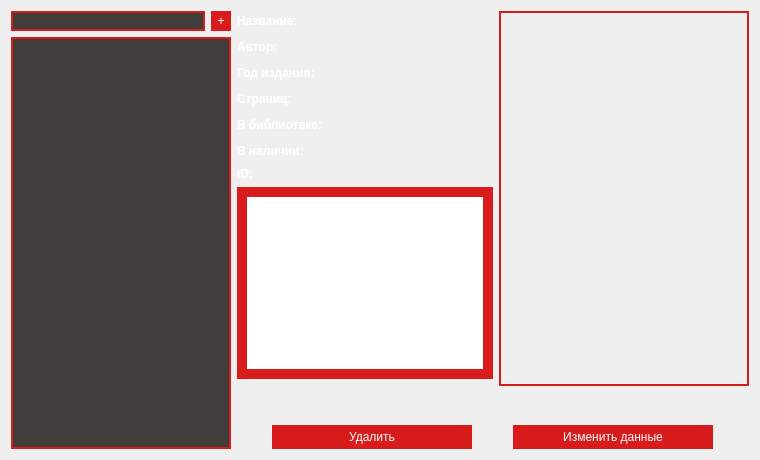
      <widget class="QWidget" name="tab_book">
       <attribute name="title">
        <string>Книги</string>
       </attribute>
       <layout class="QHBoxLayout" name="horizontalLayout_2">
        <item>
         <layout class="QVBoxLayout" name="listLayout_Book">
          <property name="spacing">
           <number>6</number>
          </property>
          <item>
           <layout class="QHBoxLayout" name="horizontalLayout_7">
            <item>
             <widget class="QLineEdit" name="lineSearch_Book">
              <property name="maximumSize">
               <size>
                <width>195</width>
                <height>16777215</height>
               </size>
              </property>
              <property name="styleSheet">
               <string notr="true">QLineEdit {
border-width:2px;
border-color: #d81b1b;
border-style: solid;
font: 10pt &quot;Tahoma&quot;;
color: white;
selection-color: white;
selection-background-color: #d81b1b;
background-color: #403D3A;
}</string>
              </property>
             </widget>
            </item>
            <item>
             <widget class="QPushButton" name="pushButton_NewBook">
              <property name="minimumSize">
               <size>
                <width>20</width>
                <height>20</height>
               </size>
              </property>
              <property name="maximumSize">
               <size>
                <width>20</width>
                <height>20</height>
               </size>
              </property>
              <property name="styleSheet">
               <string notr="true">QPushButton {
background-color: #d81b1b;
border-width:0px;
border-color: #3a3633;
border-style: solid;
padding: 5px;
padding-left: 5px;
padding-right: 5px;
font: 10pt &quot;Tahoma&quot;;
color: white;
}
QPushButton:pressed {
background-color:rgba(255,255,255,.2);
}
QPushButton:hover { background: rgb(255,37,37); }
QPushButton:disabled {
 background:#1A1A1A; 
color:#9B9B9B;
}</string>
              </property>
              <property name="text">
               <string>+</string>
              </property>
             </widget>
            </item>
           </layout>
          </item>
          <item>
           <widget class="QListWidget" name="listWidget_Book">
            <property name="maximumSize">
             <size>
              <width>220</width>
              <height>16777215</height>
             </size>
            </property>
            <property name="styleSheet">
             <string notr="true">QListWidget {
border-width:2px;
border-color: #d81b1b;
border-style: solid;
padding: 2px;
padding-left: 2px;
padding-right: 2px;
background-color: #403D3A;
font: 10pt &quot;Tahoma&quot;;
color: white;
}
QListWidget:item:selected {
background-color: #d81b1b;
color:white
}
QListWidget:item:hover {
background-color: #E96060;
color:white
}

QListWidget::item:selected:!active{
background-color: #FF8181;
color:white
}

QScrollBar:horizontal{
    border: 2px solid grey;
    background: #FF8181;
    height: 12px;
    margin: 0 10px 0 10px;
}
QScrollBar::handle:horizontal, QScrollBar::handle:vertical  {
    background: #d81b1b;
    min-width: 5px;
}
QScrollBar::add-line:horizontal  {
    border: 2px solid grey;
    background: #3a3633;
    width: 5px;
    subcontrol-position: top;
    subcontrol-origin: margin;
}

QScrollBar::sub-line:horizontal  {
    border: 2px solid grey;
    background: #403D3A;
    width: 5px;
    subcontrol-position:bottom;
    subcontrol-origin: margin;
}

QScrollBar:vertical{
    border: 2px solid grey;
    background: #FF8181;
    width: 12px;
    margin: 10px 0 10px 0;
}

QScrollBar::add-line:vertical  {
    border: 2px solid grey;
    background: #403D3A;
    height: 5px;
    subcontrol-position: right;
    subcontrol-origin: margin;
}

QScrollBar::sub-line:vertical  {
    border: 2px solid grey;
    background: #3a3633;
    height: 5px;
    subcontrol-position: left;
    subcontrol-origin: margin;
}</string>
            </property>
           </widget>
          </item>
         </layout>
        </item>
        <item>
         <layout class="QVBoxLayout" name="verticalLayout">
          <item>
           <layout class="QHBoxLayout" name="horizontalLayout_3">
            <item>
             <layout class="QVBoxLayout" name="verticalLayout_Book">
              <item>
               <layout class="QHBoxLayout" name="nameLayout_Book">
                <item>
                 <widget class="QLabel" name="lbl_name_Book">
                  <property name="minimumSize">
                   <size>
                    <width>0</width>
                    <height>20</height>
                   </size>
                  </property>
                  <property name="maximumSize">
                   <size>
                    <width>65</width>
                    <height>20</height>
                   </size>
                  </property>
                  <property name="font">
                   <font>
                    <family>Tahoma</family>
                    <pointsize>9</pointsize>
                    <weight>75</weight>
                    <italic>false</italic>
                    <bold>true</bold>
                   </font>
                  </property>
                  <property name="styleSheet">
                   <string notr="true">QLabel {
font: bold 9pt  &quot;Tahoma&quot;;
color: white;
}</string>
                  </property>
                  <property name="text">
                   <string>Название:</string>
                  </property>
                 </widget>
                </item>
                <item>
                 <widget class="QLabel" name="lbl_name_info_Book">
                  <property name="minimumSize">
                   <size>
                    <width>0</width>
                    <height>20</height>
                   </size>
                  </property>
                  <property name="maximumSize">
                   <size>
                    <width>16777215</width>
                    <height>20</height>
                   </size>
                  </property>
                  <property name="styleSheet">
                   <string notr="true">QLabel {
font: 9pt  &quot;Tahoma&quot;;
color: white;
}</string>
                  </property>
                  <property name="text">
                   <string/>
                  </property>
                 </widget>
                </item>
               </layout>
              </item>
              <item>
               <layout class="QHBoxLayout" name="authorLayout">
                <item>
                 <widget class="QLabel" name="lbl_author">
                  <property name="minimumSize">
                   <size>
                    <width>0</width>
                    <height>20</height>
                   </size>
                  </property>
                  <property name="maximumSize">
                   <size>
                    <width>45</width>
                    <height>20</height>
                   </size>
                  </property>
                  <property name="font">
                   <font>
                    <family>Tahoma</family>
                    <pointsize>9</pointsize>
                    <weight>75</weight>
                    <italic>false</italic>
                    <bold>true</bold>
                   </font>
                  </property>
                  <property name="styleSheet">
                   <string notr="true">QLabel {
font: bold 9pt  &quot;Tahoma&quot;;
color: white;
}</string>
                  </property>
                  <property name="text">
                   <string>Автор:</string>
                  </property>
                 </widget>
                </item>
                <item>
                 <widget class="QLabel" name="lbl_author_info">
                  <property name="minimumSize">
                   <size>
                    <width>0</width>
                    <height>20</height>
                   </size>
                  </property>
                  <property name="maximumSize">
                   <size>
                    <width>16777215</width>
                    <height>20</height>
                   </size>
                  </property>
                  <property name="styleSheet">
                   <string notr="true">QLabel {
font: 9pt  &quot;Tahoma&quot;;
color: white;
}</string>
                  </property>
                  <property name="text">
                   <string/>
                  </property>
                 </widget>
                </item>
               </layout>
              </item>
              <item>
               <layout class="QHBoxLayout" name="publicationLayout">
                <item>
                 <widget class="QLabel" name="lbl_publication">
                  <property name="minimumSize">
                   <size>
                    <width>85</width>
                    <height>20</height>
                   </size>
                  </property>
                  <property name="maximumSize">
                   <size>
                    <width>85</width>
                    <height>20</height>
                   </size>
                  </property>
                  <property name="font">
                   <font>
                    <family>Tahoma</family>
                    <pointsize>9</pointsize>
                    <weight>75</weight>
                    <italic>false</italic>
                    <bold>true</bold>
                   </font>
                  </property>
                  <property name="styleSheet">
                   <string notr="true">QLabel {
font: bold 9pt  &quot;Tahoma&quot;;
color: white;
}</string>
                  </property>
                  <property name="text">
                   <string>Год издания:</string>
                  </property>
                 </widget>
                </item>
                <item>
                 <widget class="QLabel" name="lbl_publication_info">
                  <property name="minimumSize">
                   <size>
                    <width>0</width>
                    <height>20</height>
                   </size>
                  </property>
                  <property name="maximumSize">
                   <size>
                    <width>16777215</width>
                    <height>20</height>
                   </size>
                  </property>
                  <property name="styleSheet">
                   <string notr="true">QLabel {
font: 9pt  &quot;Tahoma&quot;;
color: white;
}</string>
                  </property>
                  <property name="text">
                   <string/>
                  </property>
                 </widget>
                </item>
               </layout>
              </item>
              <item>
               <layout class="QHBoxLayout" name="pagesLayout">
                <item>
                 <widget class="QLabel" name="lbl_pages">
                  <property name="minimumSize">
                   <size>
                    <width>0</width>
                    <height>20</height>
                   </size>
                  </property>
                  <property name="maximumSize">
                   <size>
                    <width>60</width>
                    <height>20</height>
                   </size>
                  </property>
                  <property name="font">
                   <font>
                    <family>Tahoma</family>
                    <pointsize>9</pointsize>
                    <weight>75</weight>
                    <italic>false</italic>
                    <bold>true</bold>
                   </font>
                  </property>
                  <property name="styleSheet">
                   <string notr="true">QLabel {
font: bold 9pt  &quot;Tahoma&quot;;
color: white;
}</string>
                  </property>
                  <property name="text">
                   <string>Страниц:</string>
                  </property>
                 </widget>
                </item>
                <item>
                 <widget class="QLabel" name="lbl_pages_info">
                  <property name="minimumSize">
                   <size>
                    <width>0</width>
                    <height>20</height>
                   </size>
                  </property>
                  <property name="maximumSize">
                   <size>
                    <width>16777215</width>
                    <height>20</height>
                   </size>
                  </property>
                  <property name="styleSheet">
                   <string notr="true">QLabel {
font: 9pt  &quot;Tahoma&quot;;
color: white;
}</string>
                  </property>
                  <property name="text">
                   <string/>
                  </property>
                 </widget>
                </item>
               </layout>
              </item>
              <item>
               <layout class="QHBoxLayout" name="quantiryLayout">
                <item>
                 <widget class="QLabel" name="lbl_quantity">
                  <property name="minimumSize">
                   <size>
                    <width>0</width>
                    <height>20</height>
                   </size>
                  </property>
                  <property name="maximumSize">
                   <size>
                    <width>90</width>
                    <height>20</height>
                   </size>
                  </property>
                  <property name="font">
                   <font>
                    <family>Tahoma</family>
                    <pointsize>9</pointsize>
                    <weight>75</weight>
                    <italic>false</italic>
                    <bold>true</bold>
                   </font>
                  </property>
                  <property name="styleSheet">
                   <string notr="true">QLabel {
font: bold 9pt  &quot;Tahoma&quot;;
color: white;
}</string>
                  </property>
                  <property name="text">
                   <string>В библиотеке:</string>
                  </property>
                 </widget>
                </item>
                <item>
                 <widget class="QLabel" name="lbl_quantity_info">
                  <property name="minimumSize">
                   <size>
                    <width>0</width>
                    <height>20</height>
                   </size>
                  </property>
                  <property name="maximumSize">
                   <size>
                    <width>16777215</width>
                    <height>20</height>
                   </size>
                  </property>
                  <property name="styleSheet">
                   <string notr="true">QLabel {
font: 9pt  &quot;Tahoma&quot;;
color: white;
}</string>
                  </property>
                  <property name="text">
                   <string/>
                  </property>
                 </widget>
                </item>
               </layout>
              </item>
              <item>
               <layout class="QHBoxLayout" name="availableLayout">
                <item>
                 <widget class="QLabel" name="lbl_available">
                  <property name="minimumSize">
                   <size>
                    <width>67</width>
                    <height>20</height>
                   </size>
                  </property>
                  <property name="maximumSize">
                   <size>
                    <width>67</width>
                    <height>20</height>
                   </size>
                  </property>
                  <property name="font">
                   <font>
                    <family>Tahoma</family>
                    <pointsize>9</pointsize>
                    <weight>75</weight>
                    <italic>false</italic>
                    <bold>true</bold>
                   </font>
                  </property>
                  <property name="styleSheet">
                   <string notr="true">QLabel {
font: bold 9pt  &quot;Tahoma&quot;;
color: white;
}</string>
                  </property>
                  <property name="text">
                   <string>В наличии:</string>
                  </property>
                 </widget>
                </item>
                <item>
                 <widget class="QLabel" name="lbl_available_info">
                  <property name="minimumSize">
                   <size>
                    <width>0</width>
                    <height>20</height>
                   </size>
                  </property>
                  <property name="maximumSize">
                   <size>
                    <width>16777215</width>
                    <height>20</height>
                   </size>
                  </property>
                  <property name="styleSheet">
                   <string notr="true">QLabel {
font: 9pt  &quot;Tahoma&quot;;
color: white;
}</string>
                  </property>
                  <property name="text">
                   <string/>
                  </property>
                 </widget>
                </item>
               </layout>
              </item>
              <item>
               <layout class="QHBoxLayout" name="idBook_Layout">
                <item>
                 <widget class="QLabel" name="lbl_id_Book">
                  <property name="maximumSize">
                   <size>
                    <width>20</width>
                    <height>20</height>
                   </size>
                  </property>
                  <property name="font">
                   <font>
                    <family>Tahoma</family>
                    <pointsize>9</pointsize>
                    <weight>75</weight>
                    <italic>false</italic>
                    <bold>true</bold>
                   </font>
                  </property>
                  <property name="styleSheet">
                   <string notr="true">QLabel {
font: bold 9pt  &quot;Tahoma&quot;;
color: white;
}</string>
                  </property>
                  <property name="text">
                   <string>ID:</string>
                  </property>
                 </widget>
                </item>
                <item>
                 <widget class="QLabel" name="lbl_id_Book_info">
                  <property name="maximumSize">
                   <size>
                    <width>16777215</width>
                    <height>20</height>
                   </size>
                  </property>
                  <property name="styleSheet">
                   <string notr="true">QLabel {
font: 9pt  &quot;Tahoma&quot;;
color: white;
}</string>
                  </property>
                  <property name="text">
                   <string/>
                  </property>
                 </widget>
                </item>
               </layout>
              </item>
              <item>
               <layout class="QHBoxLayout" name="descriptionLayout">
                <item>
                 <layout class="QVBoxLayout" name="verticalLayout_3">
                  <item>
                   <widget class="QTextEdit" name="lbl_description_info">
                    <property name="enabled">
                     <bool>true</bool>
                    </property>
                    <property name="styleSheet">
                     <string notr="true">QTextEdit {
border-width:10px;
border-color:#d81b1b;
border-style: solid;
font: 9pt &quot;Tahoma&quot;;
color: white;
selection-color: white;
selection-background-color: #d81b1b;
}</string>
                    </property>
                    <property name="html">
                     <string>&lt;!DOCTYPE HTML PUBLIC &quot;-//W3C//DTD HTML 4.0//EN&quot; &quot;http://www.w3.org/TR/REC-html40/strict.dtd&quot;&gt;
&lt;html&gt;&lt;head&gt;&lt;meta name=&quot;qrichtext&quot; content=&quot;1&quot; /&gt;&lt;style type=&quot;text/css&quot;&gt;
p, li { white-space: pre-wrap; }
&lt;/style&gt;&lt;/head&gt;&lt;body style=&quot; font-family:'Tahoma'; font-size:9pt; font-weight:400; font-style:normal;&quot;&gt;
&lt;p align=&quot;justify&quot; style=&quot;-qt-paragraph-type:empty; margin-top:0px; margin-bottom:0px; margin-left:0px; margin-right:0px; -qt-block-indent:0; text-indent:0px; font-family:'MS Shell Dlg 2'; font-size:8.25pt;&quot;&gt;&lt;br /&gt;&lt;/p&gt;&lt;/body&gt;&lt;/html&gt;</string>
                    </property>
                   </widget>
                  </item>
                  <item>
                   <spacer name="verticalSpacer_2">
                    <property name="orientation">
                     <enum>Qt::Vertical</enum>
                    </property>
                    <property name="sizeHint" stdset="0">
                     <size>
                      <width>20</width>
                      <height>40</height>
                     </size>
                    </property>
                   </spacer>
                  </item>
                 </layout>
                </item>
               </layout>
              </item>
             </layout>
            </item>
            <item alignment="Qt::AlignTop">
             <widget class="QLabel" name="photo_Book">
              <property name="sizePolicy">
               <sizepolicy hsizetype="Preferred" vsizetype="Expanding">
                <horstretch>0</horstretch>
                <verstretch>0</verstretch>
               </sizepolicy>
              </property>
              <property name="minimumSize">
               <size>
                <width>250</width>
                <height>375</height>
               </size>
              </property>
              <property name="maximumSize">
               <size>
                <width>250</width>
                <height>375</height>
               </size>
              </property>
              <property name="styleSheet">
               <string notr="true">QLabel
{
border-width:2px;
border-color: #d81b1b;
border-style: solid;
}</string>
              </property>
              <property name="text">
               <string/>
              </property>
             </widget>
            </item>
           </layout>
          </item>
          <item>
           <layout class="QHBoxLayout" name="Book_Layout_button">
            <item>
             <widget class="QPushButton" name="pushButton_DeleteBook">
              <property name="minimumSize">
               <size>
                <width>200</width>
                <height>0</height>
               </size>
              </property>
              <property name="maximumSize">
               <size>
                <width>200</width>
                <height>16777215</height>
               </size>
              </property>
              <property name="styleSheet">
               <string notr="true">QPushButton {
background-color: #d81b1b;
border-width:0px;
border-color: #3a3633;
border-style: solid;
padding: 5px;
padding-left: 5px;
padding-right: 5px;
font: 10pt &quot;Tahoma&quot;;
color: white;
}
QPushButton:pressed {
background-color:rgba(255,255,255,.2);
}
QPushButton:hover { background: rgb(255,37,37); }
QPushButton:disabled {
 background:#1A1A1A; 
color:#9B9B9B;
}</string>
              </property>
              <property name="text">
               <string>Удалить</string>
              </property>
             </widget>
            </item>
            <item>
             <widget class="QPushButton" name="pushButton_Info_Book">
              <property name="maximumSize">
               <size>
                <width>200</width>
                <height>16777215</height>
               </size>
              </property>
              <property name="styleSheet">
               <string notr="true">QPushButton {
background-color: #d81b1b;
border-width:0px;
border-color: #3a3633;
border-style: solid;
padding: 5px;
padding-left: 5px;
padding-right: 5px;
font: 10pt &quot;Tahoma&quot;;
color: white;
}
QPushButton:pressed {
background-color:rgba(255,255,255,.2);
}
QPushButton:hover { background: rgb(255,37,37); }
QPushButton:disabled {
 background:#1A1A1A; 
color:#9B9B9B;
}</string>
              </property>
              <property name="text">
               <string>Изменить данные</string>
              </property>
             </widget>
            </item>
           </layout>
          </item>
         </layout>
        </item>
       </layout>
      </widget>
